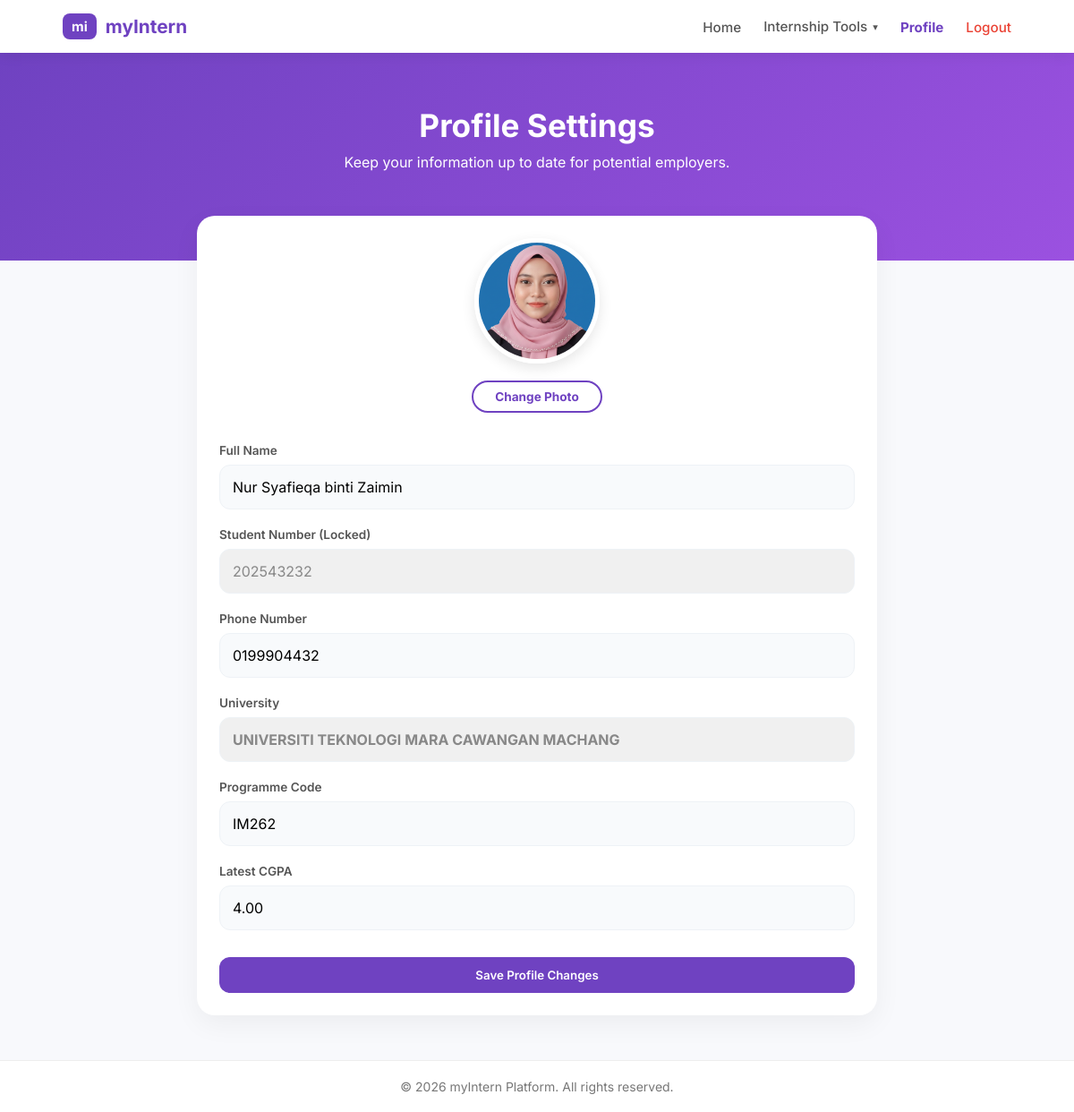
The app's page /profile.php (signed in) with its own data.
### tables this page shows
CREATE TABLE `students` (
  `student_id` int(11) NOT NULL,
  `user_id` int(11) NOT NULL,
  `student_name` varchar(100) NOT NULL,
  `student_number` varchar(20) NOT NULL,
  `programme` varchar(100) DEFAULT NULL,
  `company_name` varchar(255) DEFAULT NULL,
  `university` varchar(255) DEFAULT NULL,
  `cgpa` decimal(3,2) DEFAULT NULL,
  `profile_pic` varchar(255) DEFAULT 'default.png',
  `faculty` varchar(100) DEFAULT NULL,
  `phone` varchar(20) DEFAULT NULL,
  `internship_status` enum('applied','approved','completed') DEFAULT 'applied',
  `status` varchar(20) DEFAULT 'Applied'
);

### profile.php (the view, shortened to what this page needs)
<?php
include 'db_connect.php';
$user_id = $_SESSION['user_id'];
$studentQuery = $conn->prepare("SELECT * FROM students WHERE user_id = ?");
$studentQuery->bind_param("i", $user_id);
$studentQuery->execute();
$student = $studentQuery->get_result()->fetch_assoc();
$display_img = !empty($student['profile_pic']) ? 'uploads/' . $student['profile_pic'] : 'https://cdn-icons-png.flaticon.com/512/149/149071.png';
?>
<!DOCTYPE html>
<html lang="en">
<head>
    <link rel="stylesheet" href="css/applicant.css">
</head>
<body>
<nav class="navbar">
    <div class="nav-container">
        <a href="applicant.php" class="nav-brand"><div>mi</div> myIntern</a>
        <ul class="nav-menu">
            <li><a href="applicant.php">Home</a></li>
            <li class="dropdown">
                <a href="#" class="dropdown-toggle">Internship Tools <span class="arrow">▾</span></a>
            </li>
            <li><a href="profile.php" style="color: var(--primary); font-weight: bold;">Profile</a></li>
            <li><a href="logout.php" style="color:#ea4335;">Logout</a></li>
        </ul>
    </div>
</nav>
<div class="welcome-hero">
    <h1>Profile Settings</h1>
    <p>Keep your information up to date for potential employers.</p>
</div>
<div class="main-container" style="display: block; max-width: 800px;">
    <div class="card">
        <form method="POST" enctype="multipart/form-data" class="profile-form">
            <div class="profile-pic-container">
                <img src="<?php echo $display_img; ?>" id="preview" class="profile-pic-preview">
                <br>
                <div class="upload-btn-wrapper">
                    <button type="button" class="btn-upload">Change Photo</button>
                </div>
            </div>
            <label>Full Name</label>
            <input type="text" name="student_name" value="<?php echo htmlspecialchars($student['student_name']); ?>" required>
            <label>Student Number (Locked)</label>
            <input type="text" value="<?php echo htmlspecialchars($student['student_number']); ?>" disabled>
            <label>Phone Number</label>
            <input type="text" name="phone" value="<?php echo htmlspecialchars($student['phone']); ?>">
            <label>University</label>
            <input type="text" value="UNIVERSITI TEKNOLOGI MARA CAWANGAN MACHANG" disabled style="font-weight:bold;">
            <label>Programme Code</label>
            <input type="text" name="programme" value="<?php echo htmlspecialchars($student['programme']); ?>">
            <label>Latest CGPA</label>
            <input type="number" step="0.01" name="cgpa" value="<?php echo htmlspecialchars($student['cgpa']); ?>">
            <button type="submit" name="update_profile" class="btn btn-primary" style="margin-top: 30px;">Save Profile Changes</button>
        </form>
    </div>
</div>
<footer class="main-footer" style="margin-top: 50px;">
    <div class="footer-bottom">
        <p>© 2026 myIntern Platform. All rights reserved.</p>
    </div>
</footer>
</body>
</html>

### css/applicant.css (style rules this page uses)
:root { --primary: #6f42c1; --secondary: #9b51e0; --bg: #f8f9fc; --white: #ffffff; }
* { margin: 0; padding: 0; box-sizing: border-box; font-family: 'Inter', sans-serif; }
body { background: var(--bg); color: #333; }
.navbar { background: white; padding: 15px 0; box-shadow: 0 2px 15px rgba(0,0,0,0.08); position: sticky; top: 0; z-index: 1000; }
.nav-container { max-width: 1100px; margin: auto; display: flex; justify-content: space-between; align-items: center; padding: 0 20px; }
.nav-brand { font-weight: 700; color: var(--primary); font-size: 1.3rem; display: flex; align-items: center; gap: 10px; text-decoration: none; }
.nav-brand div { background: var(--primary); color: white; padding: 5px 10px; border-radius: 8px; font-size: 15px; }
.nav-menu { display: flex; gap: 25px; list-style: none; align-items: center; margin: 0; }
.nav-menu a { text-decoration: none; color: #555; font-weight: 500; font-size: 0.95rem; }
.dropdown { position: relative; }
.dropdown-toggle { display: flex; align-items: center; gap: 6px; }
.arrow { font-size: 0.7rem; transition: transform 0.3s ease; }
.welcome-hero { background: linear-gradient(135deg, var(--primary), var(--secondary)); color: white; padding: 60px 20px 100px; text-align: center; }
.welcome-hero h1 { font-size: 2.2rem; margin-bottom: 10px; }
.main-container { max-width: 1100px; margin: -50px auto 50px; padding: 0 20px; display: grid; grid-template-columns: 1fr 350px; gap: 25px; }
.card { background: var(--white); border-radius: 20px; padding: 25px; box-shadow: 0 10px 30px rgba(0,0,0,0.05); margin-bottom: 25px; }
.btn { display: inline-block; padding: 12px 25px; border-radius: 12px; text-decoration: none; font-weight: 600; transition: 0.3s; border: none; cursor: pointer; text-align: center; width: 100%; }
.btn-primary { background: var(--primary); color: white; }
.main-footer { background: #ffffff; border-top: 1px solid #eee; padding: 20px 0; margin-top: auto; }
.footer-bottom { text-align: center; }
.footer-bottom p { font-size: 14px; color: #777; }

### profile.php (style rules this page uses)
.profile-pic-container { text-align: center; margin-bottom: 30px; }
.profile-pic-preview { width: 140px; height: 140px; border-radius: 50%; object-fit: cover; border: 5px solid #fff; box-shadow: 0 5px 15px rgba(0,0,0,0.1); margin-bottom: 15px; }
.upload-btn-wrapper { position: relative; overflow: hidden; display: inline-block; }
.btn-upload { border: 2px solid var(--primary); color: var(--primary); background: white; padding: 8px 24px; border-radius: 30px; font-weight: 700; cursor: pointer; font-size: 0.85rem; transition: 0.3s; }
.profile-form label { display: block; font-weight: 600; margin: 20px 0 8px; font-size: 0.85rem; color: #555; }
.profile-form input { width: 100%; padding: 14px; border: 1.5px solid #eef2f6; border-radius: 12px; background: #f8fafc; font-size: 1rem; transition: 0.3s; font-family: 'Inter', sans-serif; }
.profile-form input:disabled { background: #f0f0f0; cursor: not-allowed; color: #888; }

### records on screen
students: profile_pic (picture), student_name "Nur Syafieqa binti Zaimin", student_number "202543232", phone "0199904432", programme "IM262", cgpa "4.00"
